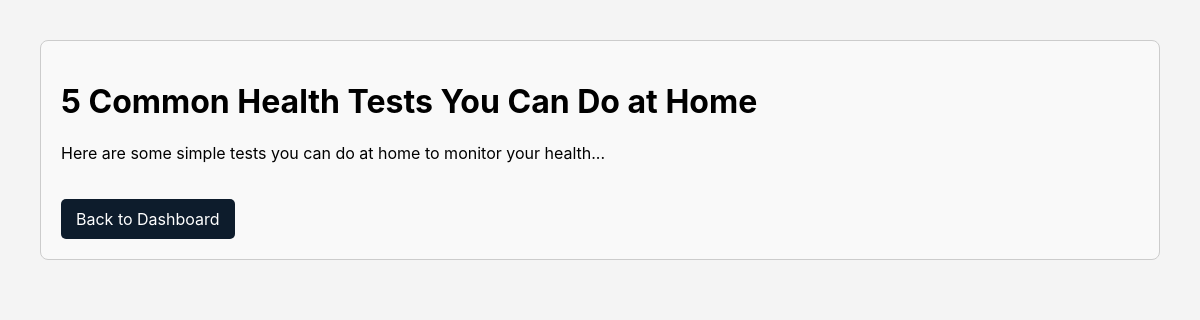
Page /article.php?id=2 on the committed database.
### tables this page shows
CREATE TABLE `articles` (
  `id` int(11) NOT NULL,
  `title` varchar(255) NOT NULL,
  `content` text NOT NULL
);

### article.php (the view, shortened to what this page needs)
<?php
include 'database.php';
if (isset($_GET['id'])) {
    $article_id = $_GET['id'];
    $stmt = $conn->prepare("SELECT * FROM articles WHERE id = ?");
    $stmt->bind_param("i", $article_id);
    if ($stmt->execute()) {
        $result = $stmt->get_result();
        $article = $result->fetch_assoc();
    } else {
        echo "Error fetching article: " . $stmt->error;
    }
} else {
    header("Location: dashboard.php");
    exit();
}
?>
<!DOCTYPE html>
<html lang="en">
<head>
    <link rel="stylesheet" href="style.css">
</head>
<body>
    <div class="article-content">
        <h1><?= $article['title'] ?></h1>
        <p><?= nl2br($article['content']) ?></p>
        <a href="dashboard.php" class="back-button">Back to Dashboard</a>
    </div>
</body>
</html>

### style.css (style rules this page uses)
body { font-family:Inter; background-color: #f4f4f4; margin: 0; padding: 20px; }
.article-content { margin: 20px; padding: 20px; border: 1px solid #ccc; border-radius: 8px; background: #f9f9f9; }
.back-button { display: inline-block; margin-top: 20px; padding: 10px 15px; background: #0d1c2c; color: white; border: none; border-radius: 5px; text-decoration: none; }

### rows in the picture
articles: title "5 Common Health Tests You Can Do at Home", content "Here are some simple tests you can do at home to monitor your health..."
